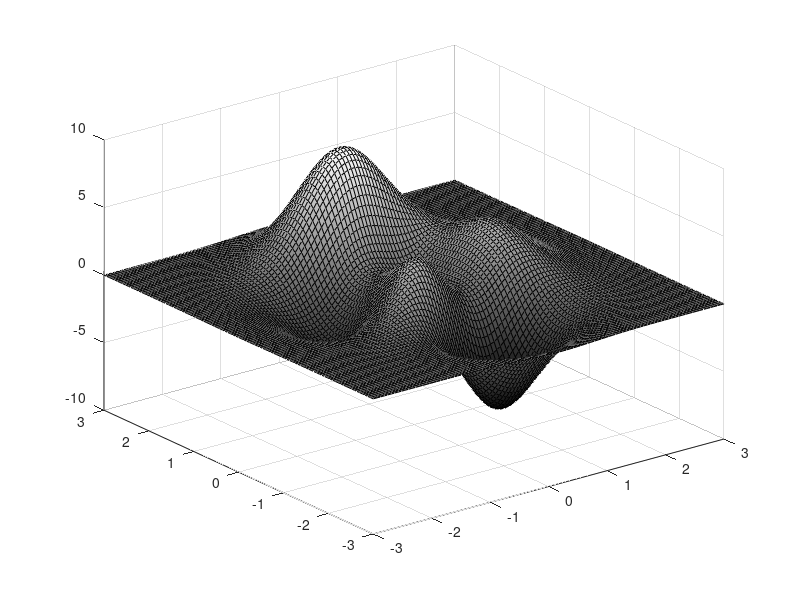

MATLAB code to generate this figure: (Note: this script raises an error after producing the figure.)
clear all;
close all;

n = 101;
taille_im = 9;

figure;
[X,Y,Z] = peaks(n);
A = surf(X,Y,Z);
colormap('gray');
%     c = colorbar;
%     l = c.Limits;
%     Z = Z + abs(l(1));
%     l = l + abs(l(1));
%     Z = flipud(Z/l(2));
%     Im = uint8(Z*255);
%     figure;
%     imshow(Im);

% Récupération des normales
normals = A.FaceNormals;
normals = normals./sqrt(sum(normals.^2,3));

% Image en fonction des normales
Im = uint8(normals(:,:,3)*255);
figure;
imshow(Im);

% Récuperation des imagettes
m = int2str(taille_im);
for j=1:n-taille_im
    for i=1:n-taille_im
        imagette = Im(i:i+taille_im-1,j:j+taille_im-1);
        imwrite(imagette,strcat('Data/train_data/imagettes_9x9_100/im',int2str(sub2ind([n-taille_im,n-taille_im],i,j)),'.png'),'png');
    end
end

% Supression des normales inutiles
ind = [1:(taille_im-1)/2 n-(taille_im-1)/2:n-1];
normals(ind,:,:) = [];
normals(:,ind,:) = [];
normals = reshape(normals,[(n-taille_im)*(n-taille_im) 3]);

save('Data/train_data/imagettes_9x9_100/normals.mat','normals');